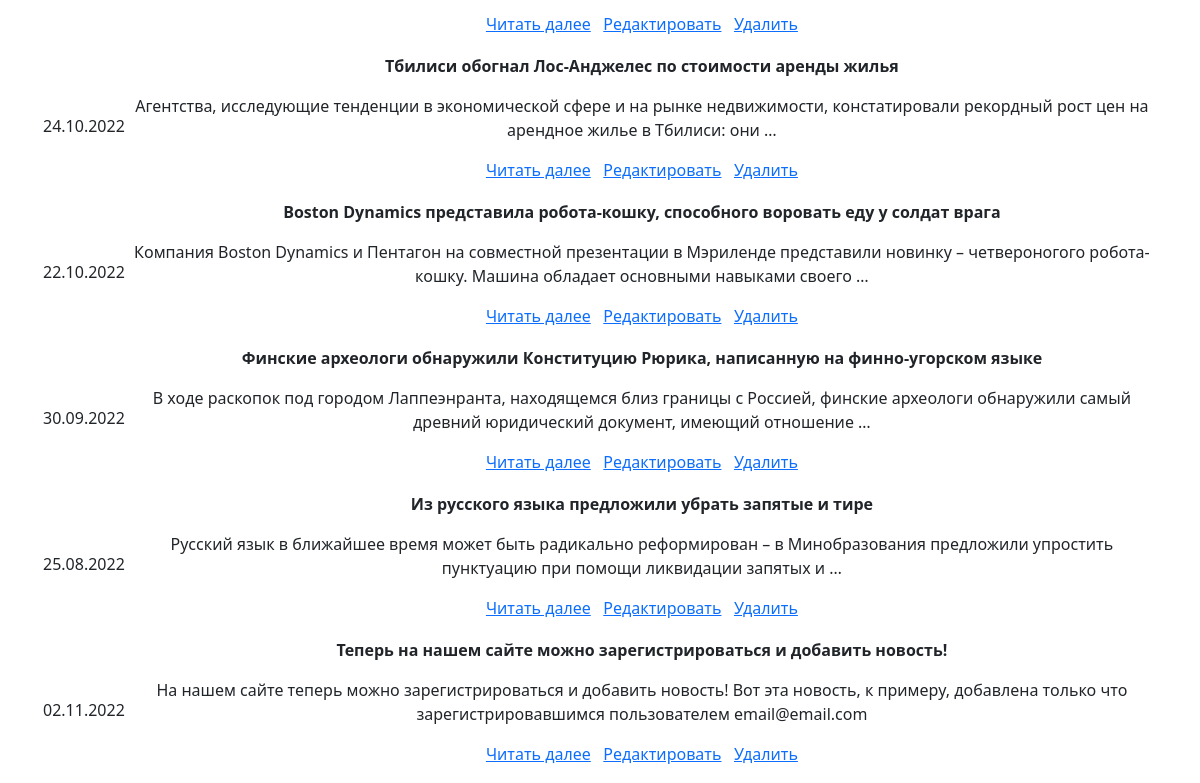
Page /news/search/ (lower part) on the earlier database version.
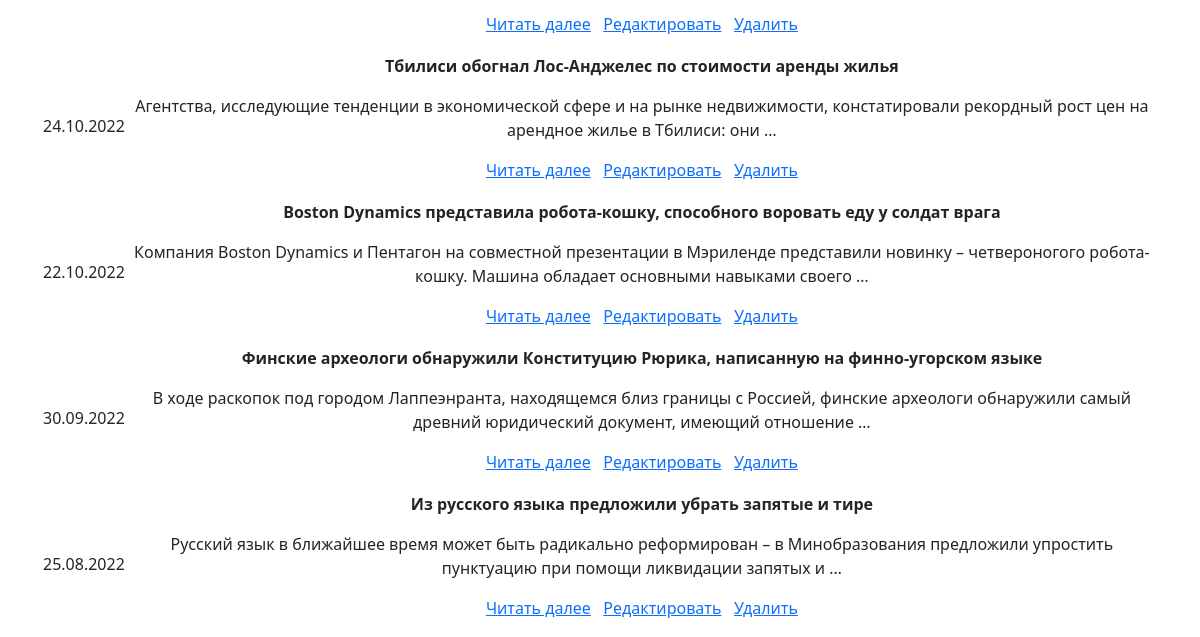
Same page on the later database version.
### news/models.py (models this page shows, shortened)
class Post(models.Model):
    author = models.ForeignKey(Author, on_delete=models.CASCADE)
    categories = models.ManyToManyField(Category, through='PostCategory')
    post_type = models.CharField(max_length=7, choices=POST_TYPE, default=article)
    create_time = models.DateTimeField(auto_now_add=True)
    title = models.TextField(default='Заголовок статьи')
    text = models.TextField(default='Текст статьи')
    rating = models.IntegerField(default=0)

### news/views.py (the view)
# urls.py: path('search/', PostSearch.as_view(), name='post_search')
class PostSearch(ListView):
    model = Post
    template_name = 'news_search.html'
    context_object_name = 'posts'
    def get_queryset(self):
        queryset = super().get_queryset()
        self.filterset = PostFilter(self.request.GET, queryset)
        return self.filterset.qs
    def get_context_data(self, **kwargs):
        context = super().get_context_data(**kwargs)
        context['filterset'] = self.filterset
        return context

### news/templates/news_search.html (shortened to what this page needs)
{% extends 'flatpages/default.html' %}
{% block content %}
<table>
    {% for post in posts %}
    <tr>
        <td>{{ post.create_time|date:"d.m.Y" }}</td>
        <td>
            <p style="font-weight: bold">{{ post.title }}</p>
            <p>{{ post.text|truncatewords:20 }}</p>
            <p><a href="/news/{{ post.id }}">Читать далее</a>&nbsp;&nbsp;&nbsp;<a href="/news/{{ post.id }}/edit">Редактировать</a>&nbsp;&nbsp;&nbsp;<a href="/news/{{ post.id }}/delete">Удалить</a></p>
        </td>
    </tr>
    {% endfor %}
</table>
{% endblock content %}

Differences in the rows shown:
removed Post: create_time "02.11.2022", title "Теперь на нашем сайте можно зарегистрироваться и добавить новость!", text "На нашем сайте теперь можно зарегистрироваться и добавить новость! Вот эта новость, к примеру, добавлена только что зарегистрировавшимся пользователем email@email.com"
